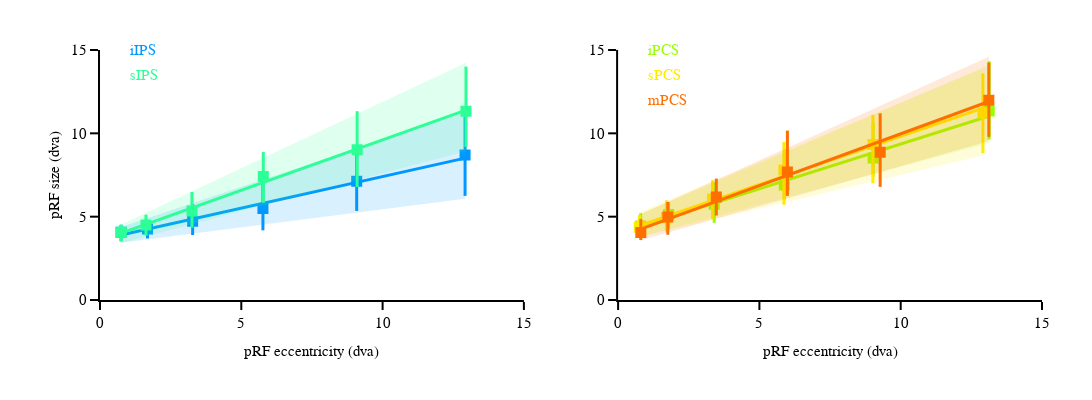

Notebook source saved alongside this figure:
### Code cell
rois = ['iIPS', 'sIPS', 'iPCS', 'sPCS', 'mPCS']
fig, r_squared_df_ecc_size = prf_ecc_size_plot(df_ecc_size=df_ecc_size, fig_width=fig_width, 
                        fig_height=400, rois=rois, roi_colors=roi_colors_dict,
                        plot_groups=plot_groups, max_ecc=max_ecc)

fig.show()
fig.write_image("/Users/uriel/Downloads/{}_ecc_size.pdf".format(subject))
